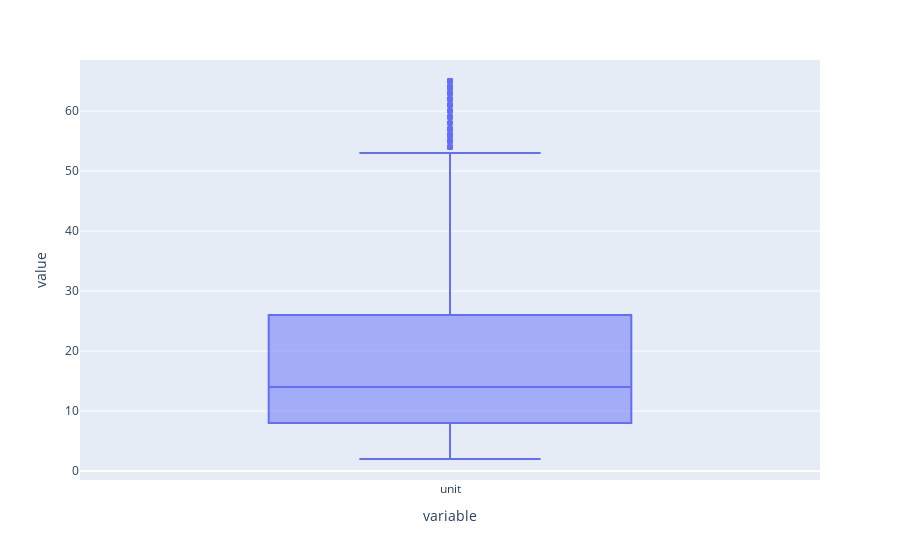

The cell this chart's notebook holds for it:
### Markdown cell above
##### Outliers in the Unit column

### Code cell
px.box(sd['unit'])

### Figure 1 — Plotly figure (JSON) as saved in the notebook; plotly's stock layout.template omitted (floating-point values rounded to 4 significant figures; data arrays with more than 128 entries replaced by an {"elided": "..."} marker saying what was removed)
{"data": [{"alignmentgroup": "True", "hovertemplate": "variable=%{x}<br>value=%{y}<extra></extra>", "legendgroup": "", "marker": {"color": "#636efa"}, "name": "", "notched": false, "offsetgroup": "", "orientation": "v", "showlegend": false, "type": "box", "x": {"elided": "7560 str values"}, "x0": " ", "xaxis": "x", "y": {"elided": "7560 int values"}, "y0": " ", "yaxis": "y"}], "layout": {"boxmode": "group", "legend": {"tracegroupgap": 0}, "margin": {"t": 60}, "xaxis": {"anchor": "y", "domain": [0, 1], "title": {"text": "variable"}}, "yaxis": {"anchor": "x", "domain": [0, 1], "title": {"text": "value"}}}}
